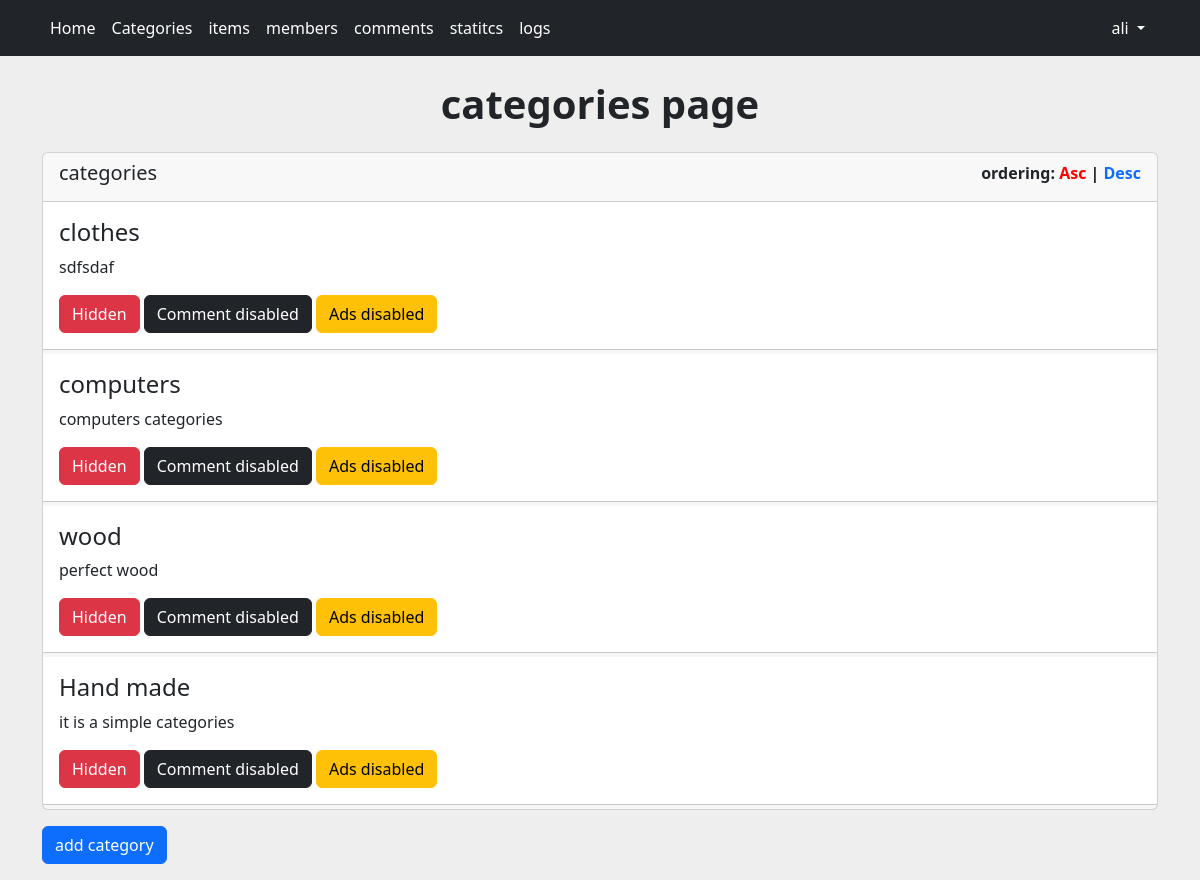
/admin/categories.php (signed in), run on the app's committed database.
### tables this page shows
CREATE TABLE `categories` (
  `id` int(11) NOT NULL,
  `name` varchar(30) NOT NULL,
  `description` text NOT NULL,
  `ordering` int(11) NOT NULL,
  `visibility` smallint(6) NOT NULL,
  `allow_comment` smallint(6) NOT NULL,
  `allow_adds` smallint(6) NOT NULL
);

### admin/categories.php (the view, shortened to what this page needs)
<?php
if (isset($_SESSION['username'])) {
    include("init.php");
    $do = isset($_GET['do']) ? $_GET['do'] : 'manage';
    if ($do == 'manage') {
        include('nav.php');
        $sort='ASC';
        $sql = "select * from categories order by ordering $sort";
        try {
            $res = mysqli_query($con, $sql);
        } catch (Exception $e) {
            echo $e->getMessage();
        }
?>
        <div class="container">
            <h1 class="text-center fw-bold my-4">categories page</h1>
            <div class="card category_card">
                <div class="card-header d-flex justify-content-between">
                   <h5>categories</h5>
                   <div class="ordering">
                    ordering:
                    <a href="?sort=ASC" class="<?php if($sort=='ASC'){echo 'active';} ?>" >Asc</a>
                    |
                    <a href="?sort=DESC" class="<?php if($sort=='DESC'){echo 'active';}?>">Desc</a>
                   </div>
                </div>
                <?php
                while ($row = mysqli_fetch_assoc($res)) {
                ?>
                    <div class="card-body category_card_body">
                        <div class="category">
                            <h4 class="card-title"><?= $row['name'] ?></h4>
                            <p class="card-text"><?= $row['description'] ?></p>
                            <?php if ($row['visibility'] == 0) {
                                echo ' <span><a href="#" class="btn btn-danger">Hidden</a></span>';
                            } ?>
                            <?php if ($row['allow_comment'] == 0) {
                                echo ' <span><a href="#" class="btn btn-dark">Comment disabled</a></span>';
                            } ?>
                            <?php if ($row['allow_adds'] == 0) {
                                echo ' <span><a href="#" class="btn btn-warning">Ads disabled</a></span>';
                            } ?>
                        </div>
                    </div>
                    <hr class="line">
                <?php
                }
                ?>
            </div>
            <a href="?do=add" class="btn btn-primary mt-3 mb-3">add category</a>
        </div>
    <?php
    } else if ($do == 'add') {
        if ($_SERVER['REQUEST_METHOD'] == 'POST') {
            $name = $_POST['name'];
            $desc = $_POST['desc'];
            $order = $_POST['ordering'];
            $vis = $_POST['visibility'];
            $comment = $_POST['comment'];
            $adds = $_POST['adds'];
            $count = checkrow($name, 'name', 'categories');
            if ($count == 0) {
                $sql = "insert into categories (name,description,ordering,visibility,allow_comment,allow_adds)
                                values('$name','$desc','$order','$vis','$comment','$adds')";
                try {
                    $res = mysqli_query($con, $sql);
                    if ($res) {
                        $msg= "<div class=\"alert alert-success alert-sm\">category has added successfully</div>";
                        redirect($msg,3,'');
                    }
                } catch (Exception $e) {
                    echo 'failed';
                }
            } else {
                echo "<div class=\"alert alert-warning alert-sm\">failed to add this category has aleardy found</div>";
            }
        }
    ?>
        <div class="container">
            <form action="?do=add" method='POST' class="membersform">
                <h1 class="text-center mt-3 fw-bold mb-5">add category</h1>
                <div class="row mb-3">
                    <label for="name" class="col-sm-1 col-form-label">name</label>
                    <div class="col-sm-11">
                        <input type="text" class="form-control" id="name" name="name" autocomplete="off" <?php if (isset($name)) {
                                                                                                                echo $name;
                                                                                                            } ?>>
                    </div>
                </div>
                <div class="row mb-3">
                    <label for="area" class="col-sm-1 col-form-label">description</label>
                    <div class="col-sm-11">
                        <textarea class="form-control" name="desc" id="area" <?php if (isset($desc)) {
                                                                                    echo $desc;
                                                                                } ?>></textarea>
                    </div>
                </div>
                <div class="row mb-3">
                    <label for="ordering" class="col-sm-1 col-form-label">ordering</label>
                    <div class="col-sm-11">
                        <input type="number" min='1' max='100' class="form-control" id="ordering" name="ordering" <?php if (isset($order)) {
                                                                                                                        echo $order;
                                                                                                                    } ?> autocomplete="off">
                    </div>
                </div>
                <div class="row mb-3">
                    <label for="inputEmail3" class="col-sm-1 col-form-label">visibility</label>
                    <div class="col-sm-11">
                        <div class="form-check">
                            <input class="form-check-input" type="radio" name="visibility" value='1' id="flexRadioDefault1">
                            <label class="form-check-label" for="flexRadioDefault1">
                                visible
                            </label>
                        </div>
                        <div class="form-check">
                            <input class="form-check-input" type="radio" name="visibility" id="flexRadioDefault2" value='0' checked>
                            <label class="form-check-label" for="flexRadioDefault2">
                                hidden
                            </label>
                        </div>
                    </div>
                </div>
                <div class="row mb-3">
                    <label for="inputEmail3" class="col-sm-1 col-form-label">allow<br>comment</label>
                    <div class="col-sm-11">
                        <div class="form-check">
                            <input class="form-check-input" type="radio" name="comment" value='1' id="flexRadioDefault3">
                            <label class="form-check-label" for="flexRadioDefault3">
                                yes
                            </label>
                        </div>
                        <div class="form-check">
                            <input class="form-check-input" type="radio" name="comment" value='0' id="flexRadioDefault4" checked>
                            <label class="form-check-label" for="flexRadioDefault4">
                                no
                            </label>
                        </div>
                    </div>
                </div>
                <div class="row mb-3">
                    <label for="inputEmail3" class="col-sm-1 col-form-label">allow ads</label>
                    <div class="col-sm-1">
                        <div class="form-check">
                            <input class="form-check-input" type="radio" name="adds" value='1' id="flexRadioDefault5">
                            <label class="form-check-label" for="flexRadioDefault5">
                                yes
                            </label>
                        </div>
                        <div class="form-check">
                            <input class="form-check-input" type="radio" name="adds" value='0' id="flexRadioDefault6" checked>
                            <label class="form-check-label" for="flexRadioDefault6">
                                no
                            </label>
                        </div>
                    </div>
                </div>
                <input type="submit" value="add" class="btn btn-primary mt-3">
            </form>
        </div>
    <?php
    } else if ($do == 'edit') {
        if (isset($_GET['id'])) {
            $id = $_GET['id'];
            $sql = "select * from categories where id='$id' ";
            try {
                $res = mysqli_query($con, $sql);
                $row = mysqli_fetch_assoc($res);
                $name = $row['name'];
                $desc = $row['description'];
                $order = $row['ordering'];
                $vis = $row['visibility'];
                $comment = $row['allow_comment'];
                $adds = $row['allow_adds'];
            } catch (exception $e) {
                echo $e->getMessage();
                echo "not found";
            }
            if ($_SERVER['REQUEST_METHOD'] == 'POST') {
                $name = $_POST['name'];
                $desc = $_POST['desc'];
                $order = $_POST['ordering'];
                $vis = $_POST['visibility'];
                $comment = $_POST['comment'];
                $adds = $_POST['adds'];
                $sql = "update categories set name='$name',description='$desc',ordering='$order',visibility='$vis',allow_comment='$comment',allow_adds='$adds' where id='$id' ";
                try {
                    $res = mysqli_query($con, $sql);
                    $msg = '<div class="alert alert-success " >edited successfully</div>';
                    redirect($msg, 3, '');
                } catch (Exception $e) {
                    echo $e->getMessage();
                    echo 'failed';
                }
            }
        } else {
            $msg = 'you should not be here ';
            redirect($msg, 3, '');
        }
    ?>
        <div class="container">
            <form action="" method='POST' class="membersform">
                <h1 class="text-center mt-3 fw-bold mb-5">edit category</h1>
                <div class="row mb-3">
                    <label for="name" class="col-sm-1 col-form-label">name</label>
                    <div class="col-sm-11">
                        <input type="text" class="form-control" id="name" name="name" autocomplete="off" value="<?php if (isset($name)) {
                                                                                                                    echo $name;
                                                                                                                } ?>">
                    </div>
                </div>
                <div class="row mb-3">
                    <label for="area" class="col-sm-1 col-form-label">description</label>
                    <div class="col-sm-11">
                        <textarea class="form-control" name="desc" id="area"><?php if (isset($desc)) {
                                                                                    echo $desc;
                                                                                } ?></textarea>
                    </div>
                </div>
                <div class="row mb-3">
                    <label for="ordering" class="col-sm-1 col-form-label">ordering</label>
                    <div class="col-sm-11">
                        <input type="number" min='1' max='100' class="form-control" id="ordering" name="ordering" value="<?php if (isset($order)) {
                                                                                                                                echo $order;
                                                                                                                            } ?>" autocomplete="off">
                    </div>
                </div>
                <div class="row mb-3">
                    <label for="inputEmail3" class="col-sm-1 col-form-label">visibility</label>
                    <div class="col-sm-11">
                        <div class="form-check">
                            <input class="form-check-input" type="radio" name="visibility" value='1' id="flexRadioDefault1">
                            <label class="form-check-label" for="flexRadioDefault1">
                                visible
                            </label>
                        </div>
                        <div class="form-check">
                            <input class="form-check-input" type="radio" name="visibility" id="flexRadioDefault2" value='0' checked>
                            <label class="form-check-label" for="flexRadioDefault2">
                                hidden
                            </label>
                        </div>
                    </div>
                </div>
                <div class="row mb-3">
                    <label for="inputEmail3" class="col-sm-1 col-form-label">allow<br>comment</label>
                    <div class="col-sm-11">
                        <div class="form-check">
                            <input class="form-check-input" type="radio" name="comment" value='1' id="flexRadioDefault3">
                            <label class="form-check-label" for="flexRadioDefault3">
                                yes
                            </label>
                        </div>
                        <div class="form-check">
                            <input class="form-check-input" type="radio" name="comment" value='0' id="flexRadioDefault4" checked>
                            <label class="form-check-label" for="flexRadioDefault4">
                                no
                            </label>
                        </div>
                    </div>
                </div>
                <div class="row mb-3">
                    <label for="inputEmail3" class="col-sm-1 col-form-label">allow ads</label>
                    <div class="col-sm-1">
                        <div class="form-check">
                            <input class="form-check-input" type="radio" name="adds" value='1' id="flexRadioDefault5">
                            <label class="form-check-label" for="flexRadioDefault5">
                                yes
                            </label>
                        </div>
                        <div class="form-check">
                            <input class="form-check-input" type="radio" name="adds" value='0' id="flexRadioDefault6" checked>
                            <label class="form-check-label" for="flexRadioDefault6">
                                no
                            </label>
                        </div>
                    </div>
                </div>
                <input type="submit" value="edit" class="btn btn-primary mt-3">
            </form>
        </div>
    <?php
    } else if ($do == 'activate') {
    ?>
        <div class="container">
            <h1 class="text-center">activate visibility page</h1>
        </div>
        <?php
        if (isset($_GET['id'])) {
            $id = $_GET['id'];
            $sql = "update categories set visibility='1' where id='$id'";
            try {
                $res = mysqli_query($con, $sql);
                $msg = '<div class="alert alert-warning " >category activated successfully</div>';
                redirect($msg, 3, 'categories.php');
            } catch (Exception $e) {
                echo $e->getMessage();
            }
        }
    } else if ($do == 'delete') {
        ?>
        <div class="container">
            <h1 class="text-center">delete category page</h1>
        </div>
<?php
        if (isset($_GET['id'])) {
            $id = $_GET['id'];
            $sql = "delete from categories where id='$id'";
            try {
                $res = mysqli_query($con, $sql);
                $msg = '<div class="alert alert-warning " >category deleted successfully</div>';
                redirect($msg, 3, '');
            } catch (Exception $e) {
                echo $e->getMessage();
            }
        }
    }
    include $tmp . "/footer.php";
} else {
    include("init.php");
    $msg = '<div class="alert alert-warning " >yo not allowed in this page </div>';
    redirect($msg, 3, '');
    include $tmp . "/footer.php";
}

### data on the page
categories: name "clothes", description "sdfsdaf", visibility "Hidden", allow_comment "Comment disabled", allow_adds "Ads disabled"
categories: name "computers", description "computers categories", visibility "Hidden", allow_comment "Comment disabled", allow_adds "Ads disabled"
categories: name "wood", description "perfect wood", visibility "Hidden", allow_comment "Comment disabled", allow_adds "Ads disabled"
categories: name "Hand made", description "it is a simple categories", visibility "Hidden", allow_comment "Comment disabled", allow_adds "Ads disabled"

### other printed values
$_SESSION['username'] "ali"
